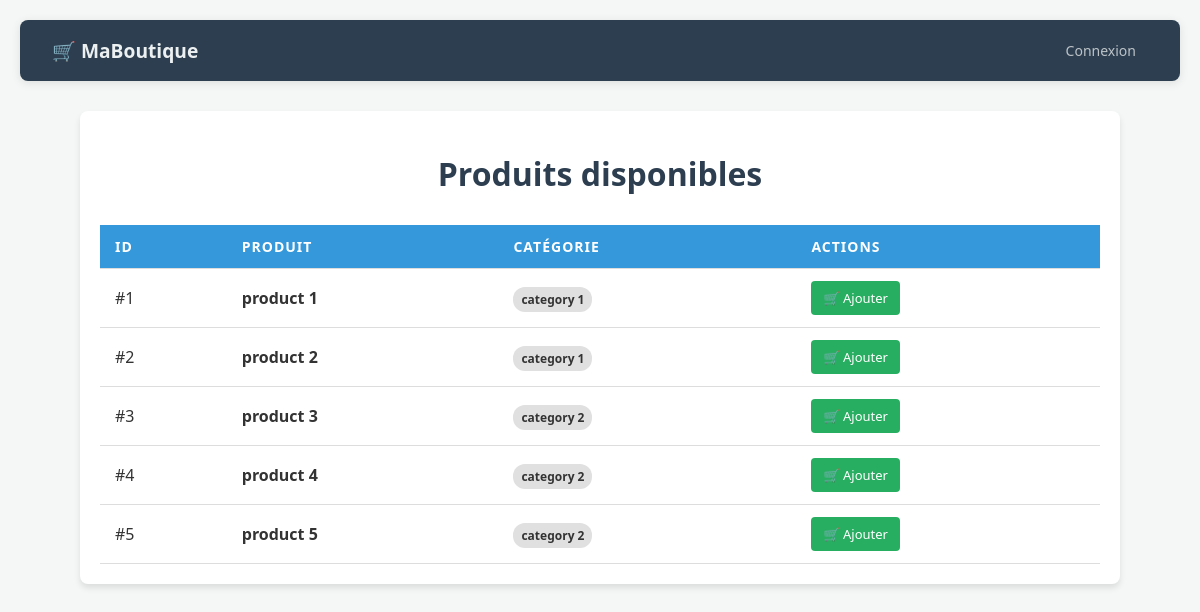
The app's page /home.php with its own data.
### tables this page shows
CREATE TABLE `product` (
  `id` int NOT NULL,
  `label` varchar(200) NOT NULL,
  `price` decimal(10,2) NOT NULL DEFAULT '0.00',
  `id_category` int NOT NULL,
  `description` text
);

CREATE TABLE `category` (
  `id` int NOT NULL,
  `label` varchar(10) NOT NULL
);

### src/home.php (the view, shortened to what this page needs)
<!DOCTYPE html>
<html lang="fr">
<head>
</head>
<body>
    <?php require_once "menu.php"; ?>
    <div class="container">
        <h1>Produits disponibles</h1>
        <?php
            require_once("config.php");
            $conn = new mysqli($servername, $username, $password, $dbname);
            $result = $conn->query("SELECT p.id, p.label as prod_label, c.label as cat_label
                                   FROM product p
                                   INNER JOIN category c ON c.id = p.id_category");
            if ($result->num_rows <= 0) {
                echo '<p>Aucun produit trouvé</p>';
            } else {
                echo '<table>
                        <thead>
                            <tr>
                                <th>ID</th>
                                <th>Produit</th>
                                <th>Catégorie</th>
                                <th>Actions</th>
                            </tr>
                        </thead>
                        <tbody>';
                while ($row = $result->fetch_assoc()) {
                    ?>
                    <tr>
                        <td>#<?php echo $row["id"]; ?></td>
                        <td><strong><?php echo $row["prod_label"]; ?></strong></td>
                        <td><span class="badge"><?php echo $row["cat_label"]; ?></span></td>
                        <td>
                            <a href="ajouter-panier.php?id=<?php echo $row["id"]; ?>" class="btn-cart">
                                🛒 Ajouter
                            </a>
                        </td>
                    </tr>
                    <?php
                }
                echo '</tbody></table>';
            }
        ?>
    </div>
</body>
</html>

### src/home.php (style rules this page uses)
body { font-family: 'Segoe UI', Tahoma, Geneva, Verdana, sans-serif; background-color: #f4f7f6; color: #333; margin: 0; padding: 20px; }
h1 { color: #2c3e50; text-align: center; margin-bottom: 30px; }
.container { max-width: 1000px; margin: 0 auto; background: white; padding: 20px; border-radius: 8px; box-shadow: 0 4px 6px rgba(0,0,0,0.1); }
table { width: 100%; border-collapse: collapse; margin-top: 10px; }
th, td { padding: 12px 15px; text-align: left; border-bottom: 1px solid #ddd; }
th { background-color: #3498db; color: white; text-transform: uppercase; font-size: 14px; letter-spacing: 1px; }
.btn-cart { display: inline-block; background-color: #27ae60; color: white; padding: 8px 12px; text-decoration: none; border-radius: 4px; font-size: 13px; transition: background 0.3s; }
.badge { background: #e0e0e0; padding: 4px 8px; border-radius: 12px; font-size: 12px; font-weight: bold; }

### records on screen
product: id "1", label "product 1", id_category.label "category 1"
product: id "2", label "product 2", id_category.label "category 1"
product: id "3", label "product 3", id_category.label "category 2"
product: id "4", label "product 4", id_category.label "category 2"
product: id "5", label "product 5", id_category.label "category 2"
